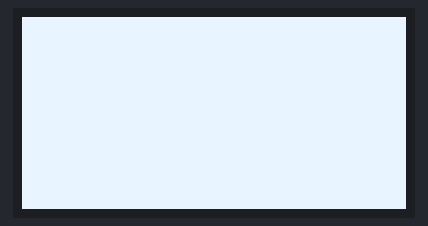
A program run on a simulated ESP8266 board running MicroPython. On the bench: 128×64 one-colour display. The interpreter's speed is modelled, so counts of loop turns are approximate; library files of the repository ran but are not shown: ssd1306.py, font.py; what the program prints to the serial console is not drawn.

Above: at 0.1 s.
At 2.1 s:
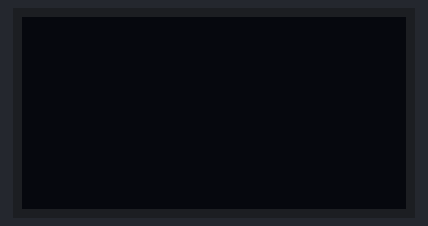
At 4.2 s:
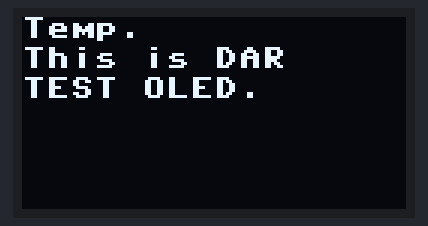
At 9.2 s:
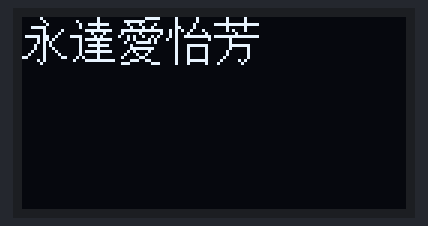

Measured:
- by itself, everything shown: repeats every 14.2 s, in 4 steps
- what the display in image 1 shows lasts 2.0 s, from 2.1 s to 4.1 s
- what the display in image 2 shows lasts 5.1 s, from 4.1 s to 9.2 s
- what the display in image 3 shows lasts 5.0 s, from 9.2 s to 14.2 s

The program:

main_ssd1306.py
```python
#main.py
import ssd1306
from machine import Pin, I2C
import time
import font

#====================================================================
def Draw_chinese(ch_str, x_axis, y_axis):
   offset_ = 0
   y_axis = y_axis*8  # 中文寬度佔 8個點
   x_axis = (x_axis*16)  # 中文高度佔 16個點
   for k in ch_str:
       code = 0x00  # 將中文轉成16進制編碼
       data_code = k.encode("utf-8")
       code |= data_code[0] << 16
       code |= data_code[1] << 8
       code |= data_code[2]
       byte_data = font.fonts[code]
       for y in range(0, 16):
           a_ = bin(byte_data[y]).replace('0b', '')
           while len(a_) < 8:
               a_ = '0'+a_
           b_ = bin(byte_data[y+16]).replace('0b', '')
           while len(b_) < 8:
               b_ = '0'+b_
           for x in range(0, 8):
               oled.pixel(x_axis+offset_+x, y+y_axis, int(a_[x]))
               oled.pixel(x_axis+offset_+x+8, y+y_axis, int(b_[x]))
       offset_ += 16
#====================================================================
i2c = I2C(-1, scl=Pin(5), sda=Pin(4), freq=400000)

print('Scan i2c bus...')
devices = i2c.scan()

if len(devices) == 0:
  print("No i2c device !")
else:
  print('i2c devices found:',len(devices))

  for device in devices:
    print("Decimal address: ",device," | Hexa address: ",hex(device))

oled=ssd1306.SSD1306_I2C(128, 64, i2c)


while True:
    oled.fill(1)
    oled.show()
    time.sleep(2)
    oled.fill(0)
    oled.show()
    time.sleep(2)
    oled.text("Temp. ", 0, 0)
    oled.text("This is DAR ", 0, 10)
    oled.text("TEST OLED. ", 0, 20)
    oled.show()
    time.sleep(5)

    oled.fill(0)
    Draw_chinese('永達愛怡芳',0,0)
    oled.show()
    time.sleep(5)
```
